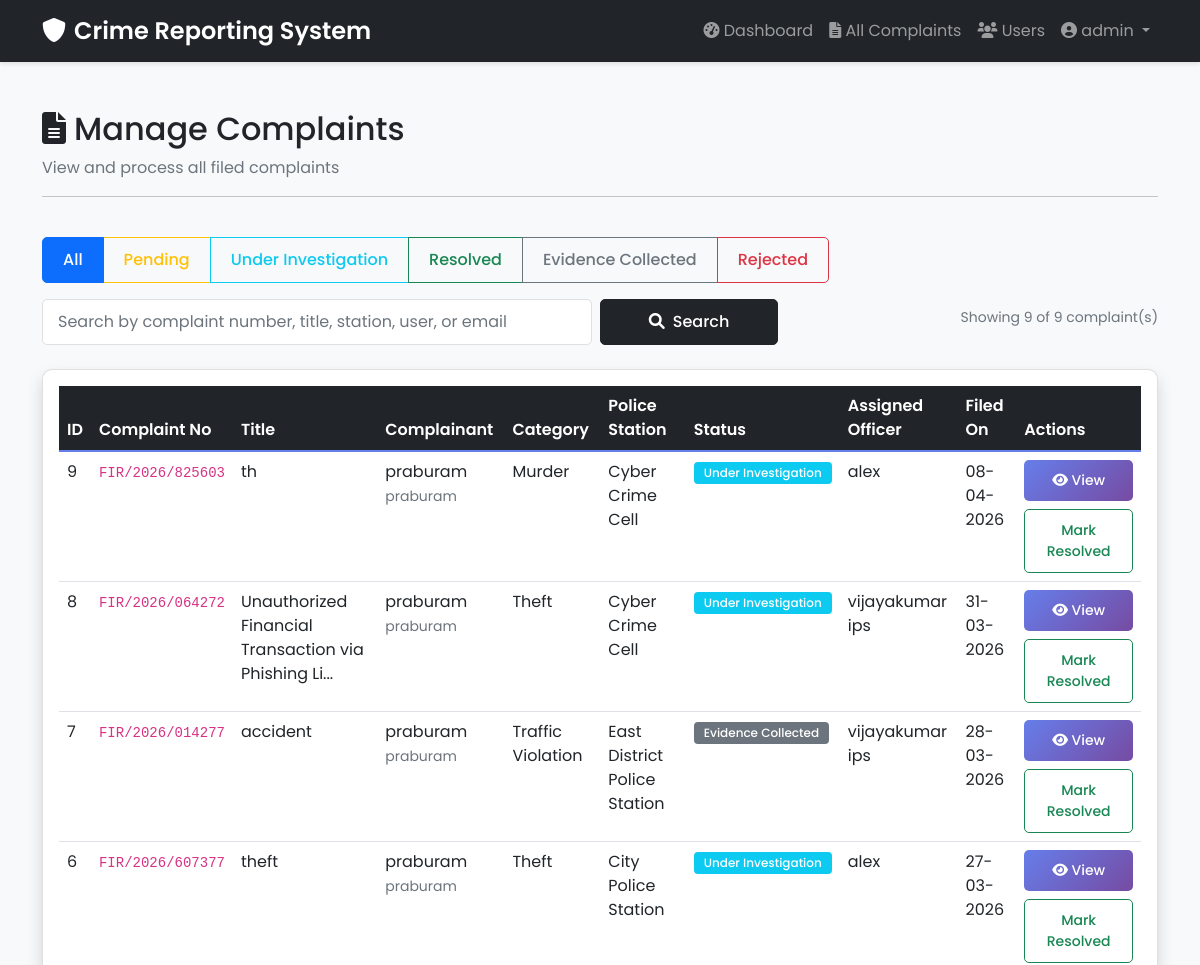
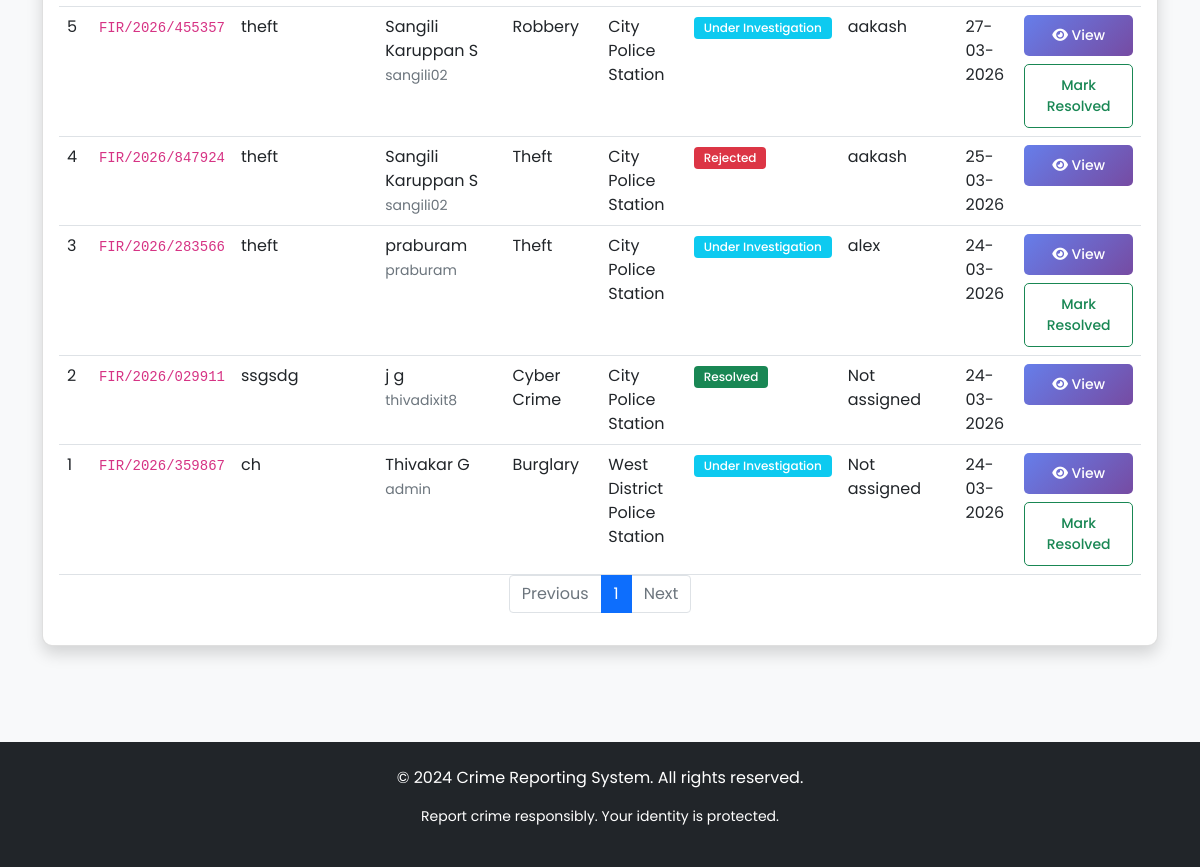
Screenshot of /admin/reports (signed in) with the database file from the repository (2 pictures, top to bottom).
### app/models.py (models this page shows, shortened)
class User(UserMixin, db.Model):
    id = db.Column(db.Integer, primary_key=True)
    username = db.Column(db.String(80), unique=True, nullable=False)
    email = db.Column(db.String(120), unique=True, nullable=False)
    password_hash = db.Column(db.String(200), nullable=False)
    full_name = db.Column(db.String(100))
    phone = db.Column(db.String(20))
    aadhar_number = db.Column(db.String(12), unique=True)
    is_admin = db.Column(db.Boolean, default=False)
    is_active = db.Column(db.Boolean, default=True)
    created_at = db.Column(db.DateTime, default=datetime.utcnow)
    reports = db.relationship('Report', backref='complainant', lazy=True)

class Report(db.Model):
    id = db.Column(db.Integer, primary_key=True)
    complaint_number = db.Column(db.String(20), unique=True, nullable=False)
    user_id = db.Column(db.Integer, db.ForeignKey('user.id'), nullable=False)
    title = db.Column(db.String(200), nullable=False)
    description = db.Column(db.Text, nullable=False)
    crime_category = db.Column(db.String(50), nullable=False)
    incident_date = db.Column(db.DateTime, nullable=False)
    incident_location = db.Column(db.String(200), nullable=False)
    police_station = db.Column(db.String(100), nullable=False)
    evidence_file = db.Column(db.String(200))
    status = db.Column(db.String(20), default='Pending')
    status_updated_at = db.Column(db.DateTime, default=datetime.utcnow)
    assigned_officer = db.Column(db.String(100))
    created_at = db.Column(db.DateTime, default=datetime.utcnow)
    updated_at = db.Column(db.DateTime, default=datetime.utcnow, onupdate=datetime.utcnow)
    admin_remarks = db.Column(db.Text)

### app/routes/admin.py (the view, shortened to what this page needs)
@bp.route('/reports')
@login_required
@admin_required
def manage_reports():
    page = request.args.get('page', 1, type=int)
    status = request.args.get('status', '')
    search = request.args.get('search', '').strip()
    query = Report.query
    if status:
        query = query.filter_by(status=status)
    reports = query.order_by(Report.created_at.desc()).paginate(page=page, per_page=20)
    return render_template(
        'admin/manage_reports.html',
        title='Manage Complaints',
        reports=reports,
        current_status=status,
        search=search
    )

### app/templates/admin/manage_reports.html (shortened to what this page needs)
{% extends "base.html" %}
{% block content %}
<div class="container py-5">
    <div class="row mb-4">
        <div class="col-12">
            <h2><i class="fas fa-file-alt me-2"></i>Manage Complaints</h2>
            <p class="text-muted">View and process all filed complaints</p>
            <hr>
        </div>
    </div>
    <div class="row mb-3">
        <div class="col-12">
            <div class="btn-group" role="group">
                <a href="{{ url_for('admin.manage_reports') }}" class="btn btn-outline-primary {% if not current_status %}active{% endif %}">
                    All
                </a>
                <a href="{{ url_for('admin.manage_reports', status='Pending') }}" class="btn btn-outline-warning {% if current_status == 'Pending' %}active{% endif %}">
                    Pending
                </a>
                <a href="{{ url_for('admin.manage_reports', status='Under Investigation') }}" class="btn btn-outline-info {% if current_status == 'Under Investigation' %}active{% endif %}">
                    Under Investigation
                </a>
                <a href="{{ url_for('admin.manage_reports', status='Resolved') }}" class="btn btn-outline-success {% if current_status == 'Resolved' %}active{% endif %}">
                    Resolved
                </a>
                <a href="{{ url_for('admin.manage_reports', status='Evidence Collected') }}" class="btn btn-outline-secondary {% if current_status == 'Evidence Collected' %}active{% endif %}">
                    Evidence Collected
                </a>
                <a href="{{ url_for('admin.manage_reports', status='Rejected') }}" class="btn btn-outline-danger {% if current_status == 'Rejected' %}active{% endif %}">
                    Rejected
                </a>
            </div>
        </div>
    </div>
    <div class="row mb-4">
        <div class="col-lg-8">
            <form method="GET" action="{{ url_for('admin.manage_reports') }}" class="row g-2">
                <div class="col-md-9">
                    <input
                        type="text"
                        name="search"
                        class="form-control"
                        value="{{ search }}"
                        placeholder="Search by complaint number, title, station, user, or email"
                    >
                </div>
                <div class="col-md-3 d-grid">
                    <button type="submit" class="btn btn-dark">
                        <i class="fas fa-search me-1"></i> Search
                    </button>
                </div>
            </form>
        </div>
        <div class="col-lg-4 text-lg-end mt-3 mt-lg-0">
            <div class="small text-muted pt-lg-2">
                Showing {{ reports.items|length }} of {{ reports.total }} complaint(s)
            </div>
        </div>
    </div>
    <div class="row">
        <div class="col-12">
            <div class="card shadow">
                <div class="card-body">
                    <div class="table-responsive">
                        <table class="table table-hover">
                            <thead class="table-dark">
                                <tr>
                                    <th>ID</th>
                                    <th>Complaint No</th>
                                    <th>Title</th>
                                    <th>Complainant</th>
                                    <th>Category</th>
                                    <th>Police Station</th>
                                    <th>Status</th>
                                    <th>Assigned Officer</th>
                                    <th>Filed On</th>
                                    <th>Actions</th>
                                </tr>
                            </thead>
                            <tbody>
                                {% if reports.items %}
                                {% for report in reports.items %}
                                <tr>
                                    <td>{{ report.id }}</td>
                                    <td><code>{{ report.complaint_number }}</code></td>
                                    <td>{{ report.title[:50] }}{% if report.title|length > 50 %}...{% endif %}</td>
                                    <td>{{ report.complainant.full_name }}<br>
                                        <small class="text-muted">{{ report.complainant.username }}</small>
                                    </td>
                                    <td>{{ report.crime_category }}</td>
                                    <td>{{ report.police_station }}</td>
                                    <td>
                                        {% if report.status == 'Pending' %}
                                            <span class="badge bg-warning">Pending</span>
                                        {% elif report.status == 'Under Investigation' %}
                                            <span class="badge bg-info">Under Investigation</span>
                                        {% elif report.status == 'Resolved' %}
                                            <span class="badge bg-success">Resolved</span>
                                        {% elif report.status == 'Rejected' %}
                                            <span class="badge bg-danger">Rejected</span>
                                        {% else %}
                                            <span class="badge bg-secondary">{{ report.status }}</span>
                                        {% endif %}
                                    </td>
                                    <td>{{ report.assigned_officer or 'Not assigned' }}</td>
                                    <td>{{ report.created_at.strftime('%d-%m-%Y') }}</td>
                                    <td>
                                        <div class="d-flex flex-column gap-2">
                                            <a href="{{ url_for('admin.view_report', report_id=report.id) }}" class="btn btn-sm btn-primary">
                                                <i class="fas fa-eye"></i> View
                                            </a>
                                            {% if report.status == 'Pending' %}
                                            <form method="POST" action="{{ url_for('admin.quick_update_report', report_id=report.id, status=current_status, search=search) }}">
                                                <input type="hidden" name="status" value="Under Investigation">
                                                <button type="submit" class="btn btn-sm btn-outline-info w-100">
                                                    Start Investigation
                                                </button>
                                            </form>
                                            {% elif report.status in ['Under Investigation', 'Evidence Collected'] %}
                                            <form method="POST" action="{{ url_for('admin.quick_update_report', report_id=report.id, status=current_status, search=search) }}">
                                                <button type="submit" class="btn btn-sm btn-outline-success w-100">
                                                    Mark Resolved
                                                </button>
                                            </form>
                                            {% endif %}
                                        </div>
                                    </td>
                                </tr>
                                {% endfor %}
                                {% else %}
                                <tr>
                                    <td colspan="10" class="text-center text-muted py-4">
                                        No complaints match the selected filters.
                                    </td>
                                </tr>
                                {% endif %}
                            </tbody>
                        </table>
                    </div>
                    <nav aria-label="Page navigation">
                        <ul class="pagination justify-content-center">
                            {% if reports.has_prev %}
                                <li class="page-item">
                                    <a class="page-link" href="{{ url_for('admin.manage_reports', page=reports.prev_num, status=current_status, search=search) }}">Previous</a>
                                </li>
                            {% else %}
                                <li class="page-item disabled"><span class="page-link">Previous</span></li>
                            {% endif %}
                            {% for page_num in reports.iter_pages(left_edge=2, right_edge=2, left_current=2, right_current=2) %}
                                {% if page_num %}
                                    {% if reports.page == page_num %}
                                        <li class="page-item active"><span class="page-link">{{ page_num }}</span></li>
                                    {% else %}
                                        <li class="page-item"><a class="page-link" href="{{ url_for('admin.manage_reports', page=page_num, status=current_status, search=search) }}">{{ page_num }}</a></li>
                                    {% endif %}
                                {% else %}
                                    <li class="page-item disabled"><span class="page-link">...</span></li>
                                {% endif %}
                            {% endfor %}
                            {% if reports.has_next %}
                                <li class="page-item">
                                    <a class="page-link" href="{{ url_for('admin.manage_reports', page=reports.next_num, status=current_status, search=search) }}">Next</a>
                                </li>
                            {% else %}
                                <li class="page-item disabled"><span class="page-link">Next</span></li>
                            {% endif %}
                        </ul>
                    </nav>
                </div>
            </div>
        </div>
    </div>
</div>
{% endblock %}

### app/templates/base.html (shortened to what this page needs)
<!DOCTYPE html>
<html lang="en">
<head>
    <link href="https://cdn.jsdelivr.net/npm/bootstrap@5.1.3/dist/css/bootstrap.min.css" rel="stylesheet">
    <link rel="stylesheet" href="https://cdnjs.cloudflare.com/ajax/libs/font-awesome/6.0.0/css/all.min.css">
    <link rel="stylesheet" href="{{ url_for('static', filename='css/style.css') }}">
</head>
<body>
    <nav class="navbar navbar-expand-lg navbar-dark bg-dark">
        <div class="container">
            <a class="navbar-brand" href="{{ url_for('auth.index') }}">
                <i class="fas fa-shield-alt me-2"></i>Crime Reporting System
            </a>
            <div class="collapse navbar-collapse" id="navbarNav">
                <ul class="navbar-nav ms-auto">
                    {% if current_user.is_authenticated %}
                        <li class="nav-item">
                            <a class="nav-link" href="{{ url_for('user.dashboard') if not current_user.is_admin else url_for('admin.dashboard') }}">
                                <i class="fas fa-tachometer-alt"></i> Dashboard
                            </a>
                        </li>
                        {% if current_user.is_admin %}
                            <li class="nav-item">
                                <a class="nav-link" href="{{ url_for('admin.manage_reports') }}">
                                    <i class="fas fa-file-alt"></i> All Complaints
                                </a>
                            </li>
                            <li class="nav-item">
                                <a class="nav-link" href="{{ url_for('admin.manage_users') }}">
                                    <i class="fas fa-users"></i> Users
                                </a>
                            </li>
                        {% endif %}
                        <li class="nav-item dropdown">
                            <a class="nav-link dropdown-toggle" href="#" id="userDropdown" role="button" data-bs-toggle="dropdown">
                                <i class="fas fa-user-circle"></i> {{ current_user.username }}
                            </a>
                        </li>
                    {% endif %}
                </ul>
            </div>
        </div>
    </nav>
    <main>
        {% block content %}{% endblock %}
    </main>
    <footer class="bg-dark text-white mt-5 py-4">
        <div class="container text-center">
            <p>&copy; 2024 Crime Reporting System. All rights reserved.</p>
            <p class="small">Report crime responsibly. Your identity is protected.</p>
        </div>
    </footer>
</body>
</html>

### rows the page displays
User: username "admin"
Report: id "9", complaint_number "FIR/2026/825603", title "th", complainant.full_name "praburam", complainant.username "praburam", crime_category "Murder", police_station "Cyber Crime Cell", shows "Under Investigation", assigned_officer "alex", created_at "08-04-2026"
Report: id "8", complaint_number "FIR/2026/064272", title "Unauthorized Financial Transaction via Phishing Li", complainant.full_name "praburam", complainant.username "praburam", crime_category "Theft", police_station "Cyber Crime Cell", shows "Under Investigation", assigned_officer "vijayakumar ips", created_at "31-03-2026"
Report: id "7", complaint_number "FIR/2026/014277", title "accident", complainant.full_name "praburam", complainant.username "praburam", crime_category "Traffic Violation", police_station "East District Police Station", status "Evidence Collected", assigned_officer "vijayakumar ips", created_at "28-03-2026"
Report: id "6", complaint_number "FIR/2026/607377", title "theft", complainant.full_name "praburam", complainant.username "praburam", crime_category "Theft", police_station "City Police Station", shows "Under Investigation", assigned_officer "alex", created_at "27-03-2026"
Report: id "5", complaint_number "FIR/2026/455357", title "theft", complainant.full_name "Sangili Karuppan S", complainant.username "sangili02", crime_category "Robbery", police_station "City Police Station", shows "Under Investigation", assigned_officer "aakash", created_at "27-03-2026"
Report: id "4", complaint_number "FIR/2026/847924", title "theft", complainant.full_name "Sangili Karuppan S", complainant.username "sangili02", crime_category "Theft", police_station "City Police Station", status "Rejected", assigned_officer "aakash", created_at "25-03-2026"
Report: id "3", complaint_number "FIR/2026/283566", title "theft", complainant.full_name "praburam", complainant.username "praburam", crime_category "Theft", police_station "City Police Station", shows "Under Investigation", assigned_officer "alex", created_at "24-03-2026"
Report: id "2", complaint_number "FIR/2026/029911", title "ssgsdg", complainant.full_name "j g", complainant.username "thivadixit8", crime_category "Cyber Crime", police_station "City Police Station", status "Resolved", assigned_officer "Not assigned", created_at "24-03-2026"
Report: id "1", complaint_number "FIR/2026/359867", title "ch", complainant.full_name "Thivakar G", complainant.username "admin", crime_category "Burglary", police_station "West District Police Station", shows "Under Investigation", assigned_officer "Not assigned", created_at "24-03-2026"

### other values shown
{{ reports.items|length }} "9"
{{ reports.total }} "9"
{{ page_num }} "1"
